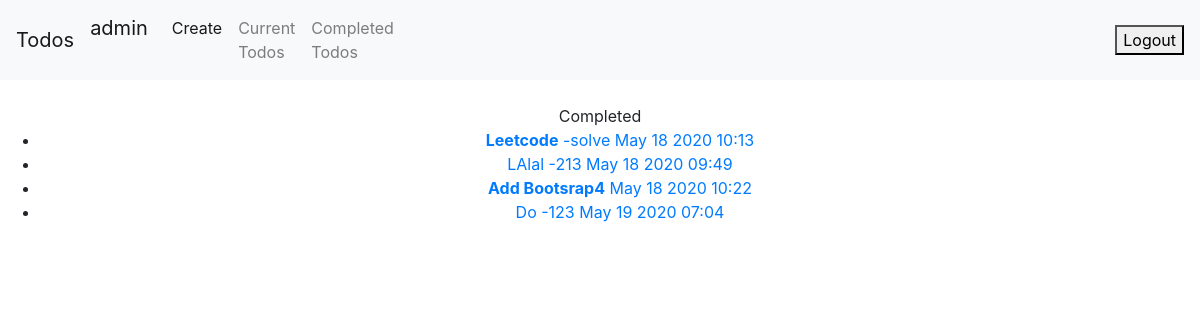
The app's page /completed/ (signed in) with its own data.
### todo/models.py (models this page shows, shortened)
class Todo(models.Model):
    title = models.CharField(max_length=100)
    memo = models.TextField(blank=True)
    created = models.DateTimeField(auto_now_add=True)
    datecompleted = models.DateTimeField(null=True, blank=True)
    important = models.BooleanField(default=False)
    user = models.ForeignKey(User, on_delete=models.CASCADE)

### todo/views.py (the view)
# urls.py: path('completed/', views.completedtodos, name = 'completedtodos')
@login_required
def completedtodos(request):
    todos = Todo.objects.filter(user=request.user, datecompleted__isnull=False)
    return render(request, 'todo/completedtodos.html', {'todos':todos})

### todo/templates/todo/completedtodos.html
{% extends 'todo/base.html' %}
{% block content %}
<br>
Completed
<ul>
{% for todo in todos %}
<li>
    <a href="{% url 'viewtodo' todo.id %}">
    {% if todo.important %}<b>{% endif %}{{todo.title}}{% if todo.important %}</b>{% endif %}
    {% if todo.memo %}-{{todo.memo}}{% endif %}
    {{todo.datecompleted|date:"M j Y H:i"}}
    </a>
</li>
{% endfor %}
</ul>
{% endblock  %}

### todo/templates/todo/base.html (shortened to what this page needs)
<!doctype html>
<html lang="en">
  <head>
    <link rel="stylesheet" href="https://stackpath.bootstrapcdn.com/bootstrap/4.5.0/css/bootstrap.min.css">
  </head>
  <body>
    <nav class="navbar navbar-expand-lg navbar-light bg-light">
  <a class="navbar-brand" href="#">Todos</a>
  <div class="collapse navbar-collapse" id="navbarNavAltMarkup">
    <div class="navbar-nav">
    {% if user.is_authenticated%}
    <a class="navbar-brand" href="#">{{user.username}}</a>
        <a class="nav-item nav-link active" href = '{% url 'createtodo' %}'>Create<span class="sr-only">(current)</span></a>
      <a class="nav-item nav-link" href = '{% url 'currenttodos' %}'>Current Todos</a>
      <a class="nav-item nav-link" href = '{% url 'completedtodos' %}'>Completed Todos</a>
    </div>
  </div>
    <div class="navbar-collapse collapse w-100 order-3 dual-collapse2" $id="navbarNavAltMarkup">
        <form method='POST' class="navbar-nav ml-auto" action = '{% url 'logoutuser' %}'>
        <button type='submit'>Logout</button>
        </form>
    </div>
{% endif %}
</nav>
    <div class='text-center'>
    {% block content%}
    {% endblock  %}
    </div>
  </body>
</html>

### records on screen
Todo: title "Leetcode", memo "solve", datecompleted "May 18 2020 10:13"
Todo: title "LAlal", memo "213", datecompleted "May 18 2020 09:49"
Todo: title "Add Bootsrap4", datecompleted "May 18 2020 10:22"
Todo: title "Do", memo "123", datecompleted "May 19 2020 07:04"

### other values on screen
{{ user.username }} "admin"
